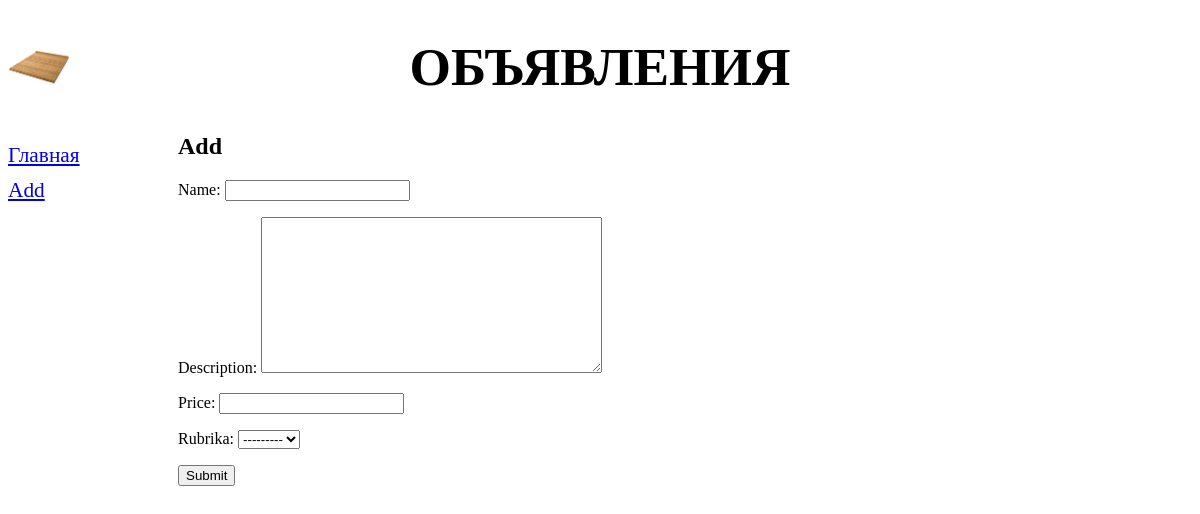
Page /bboard/add/ on the earlier database version.
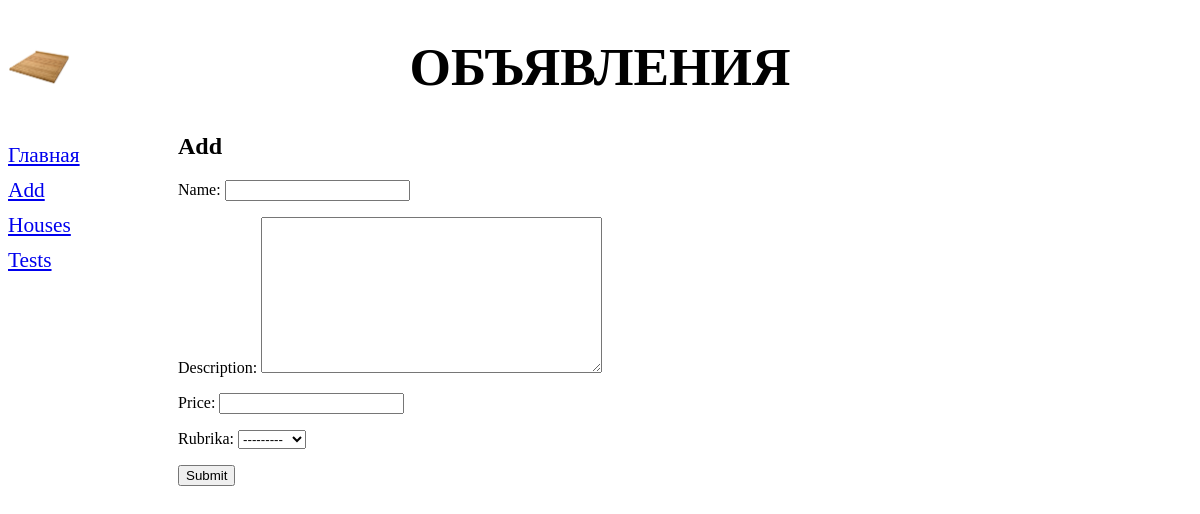
Same page on the later database version.
### bboard/models.py (models this page shows)
class Rubric(models.Model):
    name = models.CharField(
        max_length=20, db_index=True, verbose_name="Nazvanie"
    )
    def __str__(self):
        return self.name
    class Meta:
        verbose_name_plural = "Rubriki"
        verbose_name = "Rubrika"
        ordering = ["name"]

### bboard/views.py (the view)
# urls.py: path('add/',BbCreateView.as_view(),name='add')
class BbCreateView(CreateView):
    template_name='bboard/create.html'
    form_class=BbForm
    success_url= reverse_lazy('index')
    def get_context_data(self, **kwargs):
        context = super().get_context_data(**kwargs)
        context["rubrics"] =Rubric.objects.all()
        return context

### bboard/forms.py
class BbForm(ModelForm):
    class Meta:
        model=Bb
        fields=('title','content','price','rubric')

### bboard/templates/bboard/create.html (shortened to what this page needs)
{% extends "bboard/layout/base.html" %}
{% block content %}
<h2>Add</h2>
<form method='post'>
{{ form.as_p}}
<input type="submit" value="Submit">
</form>
{% endblock %}

### bboard/templates/bboard/layout/base.html (shortened to what this page needs)
{% load static %}
<!DOCTYPE html>
<html lang="en">
<head>
    <link rel="stylesheet" type="text/css" href= "{% static 'bboard/style.css' %}">
</head>
<body>
  <header>
    <h1>Объявления</h1>
  </header>
    <nav>
        <a href={% url 'index' %}>Главная</a>
        <a href={% url 'add' %}>Add</a>
        {% for rubric in rubrics %}
        <a href= {% url 'by_rubric' rubric.pk %}>{{rubric.name}}</a>
        {% endfor %}
    </nav>
    <section>
    {% block content %}
    {% endblock %}
    </section>
</body>
</html>

Differences in the rows shown:
added Rubric: name "Houses"
added Rubric: name "Tests"
